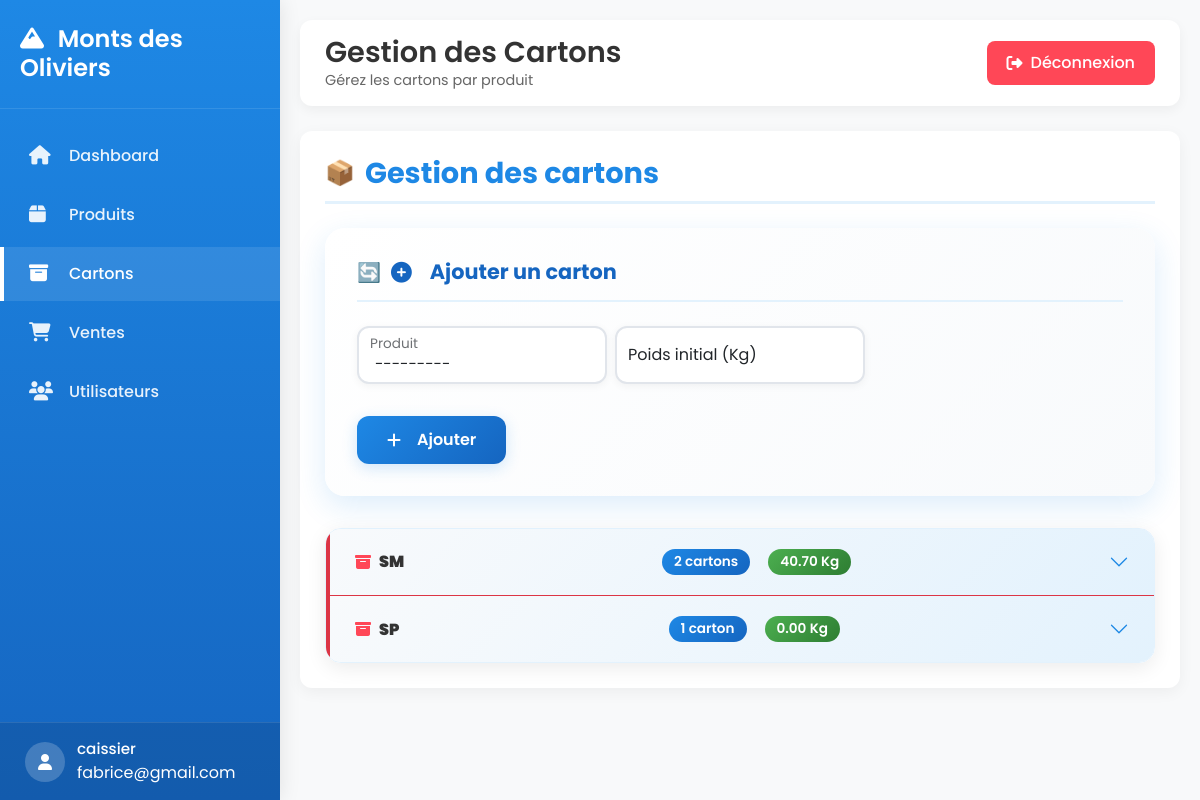
Page /cartons/ (signed in) on the committed database.
### stock_produit/models/user.py (models this page shows, shortened)
class User(AbstractUser):
    USER_TYPE_CHOICES = [
        ('admin', 'Admin'),
        ('caissier', 'Caissier'),
    ]
    username = None
    email = models.EmailField(unique=True)
    user_type = models.CharField(max_length=10, choices=USER_TYPE_CHOICES)
    USERNAME_FIELD = 'email'
    REQUIRED_FIELDS = []

### stock_produit/models/produit.py (models this page shows)
class Produit(models.Model):
    CATEGORY_CHOICES = [
        ('volaille', 'Volailles'),
        ('poisson', 'Poissons'),
        ('frites', 'Frites'),
    ]
    name = models.CharField(max_length=100)
    price_per_kg = models.DecimalField(max_digits=10, decimal_places=2)
    carton_price = models.DecimalField(max_digits=10, decimal_places=2)
    category = models.CharField(max_length=20, choices=CATEGORY_CHOICES)
    stock_alert = models.PositiveIntegerField(default=5)
    created_at = models.DateTimeField(auto_now_add=True)
    def __str__(self):
        return self.name

### stock_produit/views.py (the view)
# urls.py: path("cartons/", views.cartons, name="cartons"),
@login_required
def cartons(request):
    form = CartonForm()
    if request.method == "POST":
        form = CartonForm(request.POST)
        if form.is_valid():
            form.save()
            return redirect("cartons")
    cartons = Carton.objects.select_related("produit")
    produits_groupes = {}
    for carton in cartons:
        produit = carton.produit
        if produit.id not in produits_groupes:
            produits_groupes[produit.id] = {
                "produit": produit,
                "cartons": [],
                "nombre_cartons": 0,
                "total_weight": 0,
                "stock_faible": False,
            }
        produits_groupes[produit.id]["cartons"].append(carton)
        produits_groupes[produit.id]["nombre_cartons"] += 1
        produits_groupes[produit.id]["total_weight"] += carton.remaining_weight or 0
    for item in produits_groupes.values():
        if item["nombre_cartons"] <= item["produit"].stock_alert:
            item["stock_faible"] = True
    context = {
        "produits_groupes": produits_groupes.values(),
        "form": form,
        "carton_edit": None,
    }
    return render(request, "Carton/cartons.html", context)

### stock_produit/forms.py
class CartonForm(forms.ModelForm):
    class Meta:
        model = Carton
        fields = ["produit", "initial_weight"]  # ✅ on enlève remaining_weight
        widgets = {
            "produit": forms.Select(attrs={
                "class": "form-select"
            }),
            "initial_weight": forms.NumberInput(attrs={
                "class": "form-control",
                "placeholder": "Poids initial (Kg)",
                "step": "0.01"
            }),
        }

### stock_produit/templates/Carton/cartons.html (shortened to what this page needs)
{% extends "Base/base.html" %}
{% block page_title %}Gestion des Cartons{% endblock %}
{% block page_subtitle %}Gérez les cartons par produit{% endblock %}
{% block content %}
<div class="cartons-page">
    <h3 class="mb-3">Gestion des cartons</h3>
    <div class="card mb-4">
        <div class="card-body">
            <h5>
                {% if carton_edit %}
                    <i class="fas fa-edit me-2"></i>Modifier le carton #{{ carton_edit.id }}
                {% else %}
                    <i class="fas fa-plus-circle me-2"></i>Ajouter un carton
                {% endif %}
            </h5>
            <form method="post"
                  action="{% if carton_edit %}{% url 'cartons_update' carton_edit.id %}{% else %}{% url 'cartons' %}{% endif %}">
                <div class="row g-2">
                    <div class="col-md-4">
                        <div class="form-floating">
                            {{ form.produit }}
                            <label for="{{ form.produit.id_for_label }}">Produit</label>
                        </div>
                    </div>
                    <div class="col-md-4">
                        <div class="form-floating">
                            {{ form.initial_weight }}
                            <label for="{{ form.initial_weight.id_for_label }}">Poids initial (Kg)</label>
                        </div>
                    </div>
                </div>
                <button class="btn btn-primary mt-3">
                    <i class="fas {% if carton_edit %}fa-save{% else %}fa-plus{% endif %} me-2"></i>
                    {% if carton_edit %}Mettre à jour{% else %}Ajouter{% endif %}
                </button>
            </form>
        </div>
    </div>
    <div class="accordion" id="accordionProduits">
        {% for item in produits_groupes %}
        <div class="accordion-item {% if item.stock_faible %}border-danger{% endif %}">
            <h2 class="accordion-header">
                <button class="accordion-button collapsed" data-bs-toggle="collapse"
                        data-bs-target="#prod{{ item.produit.id }}">
                    <span class="d-flex align-items-center gap-2">
                        <i class="fas fa-archive" style="color: #1e88e5;"></i>
                        <strong>{{ item.produit.name }}</strong>
                    </span>
                    <span class="ms-auto d-flex gap-2">
                        <span class="badge-count">{{ item.nombre_cartons }} carton{{ item.nombre_cartons|pluralize:"s" }}</span>
                        <span class="badge-weight">{{ item.total_weight|floatformat:2 }} Kg</span>
                    </span>
                </button>
            </h2>
        </div>
        {% endfor %}
    </div>
</div>
{% endblock %}

### stock_produit/templates/Base/base.html (shortened to what this page needs)
<!DOCTYPE html>
<html lang="fr">
<head>
    <link href="https://cdn.jsdelivr.net/npm/bootstrap@5.3.2/dist/css/bootstrap.min.css" rel="stylesheet">
    <link href="https://cdnjs.cloudflare.com/ajax/libs/font-awesome/6.5.1/css/all.min.css" rel="stylesheet">
</head>
<body>
    <div class="sidebar" id="sidebar">
        <div class="sidebar-header">
            <h3><i class="fas fa-mountain me-2"></i> Monts des Oliviers</h3>
        </div>
        <div class="sidebar-menu">
            <ul>
                <li>
                    <a href="{% url 'dashboard' %}" class="{% if request.path == '/dashboard/' %}active{% endif %}">
                        <i class="fas fa-home"></i>
                        <span>Dashboard</span>
                    </a>
                </li>
                <li>
                    <a href="{% url 'produits' %}" class="{% if 'produits' in request.path %}active{% endif %}">
                        <i class="fas fa-box"></i>
                        <span>Produits</span>
                    </a>
                </li>
                <li>
                    <a href="{% url 'cartons' %}" class="{% if 'cartons' in request.path %}active{% endif %}">
                        <i class="fas fa-archive"></i>
                        <span>Cartons</span>
                    </a>
                </li>
                <li>
                    <a href="{% url 'ventes' %}" class="{% if 'ventes' in request.path %}active{% endif %}">
                        <i class="fas fa-shopping-cart"></i>
                        <span>Ventes</span>
                    </a>
                </li>
                <li>
                    <a href="{% url 'users' %}" class="{% if 'users' in request.path %}active{% endif %}">
                        <i class="fas fa-users"></i>
                        <span>Utilisateurs</span>
                    </a>
                </li>
            </ul>
        </div>
        <div class="user-profile">
            <div class="user-info">
                <div class="user-avatar">
                    <i class="fas fa-user"></i>
                </div>
                <div>
                    {% if request.user.is_authenticated %}
                    <div class="user-name">{{ request.user.user_type }}</div>
                    <span>{{ request.user.email }}</span>
                    {% endif %}
                </div>
            </div>
        </div>
    </div>
    <div class="main-content" id="mainContent">
        <nav class="top-navbar">
            <div class="left-header">
                <div class="page-title">
                    <h1>{% block page_title %}Dashboard{% endblock %}</h1>
                    <p>{% block page_subtitle %}Gestion des opérations commerciales{% endblock %}</p>
                </div>
            </div>
            <div class="top-actions">
                <a href="{% url 'deconnexion' %}" class="logout-btn">
                    <i class="fas fa-sign-out-alt"></i>
                    Déconnexion
                </a>
            </div>
        </nav>
        <div class="content-card fade-in">
            {% block content %}{% endblock %}
        </div>
    </div>
</body>
</html>

### stock_produit/templates/Base/base.html (style rules this page uses)
:root { --primary-blue: #1e88e5; --dark-blue: #1565c0; --light-blue: #e3f2fd; --sidebar-width: 280px; --sidebar-collapsed: 80px; }
* { margin: 0; padding: 0; box-sizing: border-box; font-family: 'Poppins', sans-serif; }
body { background-color: #f8f9fa; min-height: 100vh; overflow-x: hidden; }
.sidebar { width: var(--sidebar-width); background: linear-gradient(180deg, var(--primary-blue) 0%, var(--dark-blue) 100%); position: fixed; top: 0; left: 0; height: 100vh; z-index: 1050; transition: all 0.3s ease; box-shadow: 0 0 20px rgba(0, 0, 0, 0.1); transform: translateX(0); }
.sidebar-header { padding: 25px 20px; border-bottom: 1px solid rgba(255, 255, 255, 0.1); display: flex; justify-content: space-between; align-items: center; }
.sidebar-header h3 { color: white; font-weight: 600; font-size: 1.5rem; margin: 0; }
.sidebar-menu { padding: 20px 0; height: calc(100vh - 180px); overflow-y: auto; }
.sidebar-menu ul { list-style: none; padding: 0; }
.sidebar-menu li { margin-bottom: 5px; }
.sidebar-menu a { display: flex; align-items: center; padding: 15px 25px; color: rgba(255, 255, 255, 0.9); text-decoration: none; transition: all 0.3s; border-left: 4px solid transparent; }
.sidebar-menu a:hover, .sidebar-menu a.active { background: rgba(255, 255, 255, 0.1); color: white; border-left-color: white; }
.sidebar-menu i { width: 25px; font-size: 1.2rem; margin-right: 15px; }
.sidebar-menu span { font-weight: 500; }
.user-profile { position: absolute; bottom: 0; left: 0; right: 0; padding: 15px 25px; border-top: 1px solid rgba(255, 255, 255, 0.1); background: rgba(0, 0, 0, 0.1); }
.user-info { display: flex; align-items: center; color: white; }
.user-avatar { width: 40px; height: 40px; background: rgba(255, 255, 255, 0.2); border-radius: 50%; display: flex; align-items: center; justify-content: center; margin-right: 12px; }
.user-name { font-weight: 500; font-size: 0.95rem; }
.main-content { margin-left: var(--sidebar-width); padding: 20px; min-height: 100vh; transition: all 0.3s ease; }
.top-navbar { background: white; padding: 15px 25px; border-radius: 12px; box-shadow: 0 4px 12px rgba(0, 0, 0, 0.05); margin-bottom: 25px; display: flex; justify-content: space-between; align-items: center; }
.top-navbar .page-title h1 { font-size: 1.8rem; font-weight: 600; color: #333; margin: 0; }
.top-navbar .page-title p { color: #666; margin: 0; font-size: 0.9rem; }
.top-actions { display: flex; align-items: center; gap: 20px; }
.left-header { display: flex; align-items: center; }
.logout-btn { background: #ff4757; color: white; border: none; padding: 10px 20px; border-radius: 8px; font-weight: 500; transition: all 0.3s; display: flex; align-items: center; gap: 8px; text-decoration: none; }
.content-card { background: white; border-radius: 12px; padding: 25px; box-shadow: 0 4px 15px rgba(0, 0, 0, 0.05); margin-bottom: 25px; }
.fade-in { animation: fadeIn 0.5s ease-out; }

### rows in the picture
User: user.user_type "caissier", user.email "fabrice@gmail.com"
Produit: produit.name "SM", nombre_cartons "2", total_weight "40.70"
Produit: produit.name "SP", nombre_cartons "1", total_weight "0.00"
